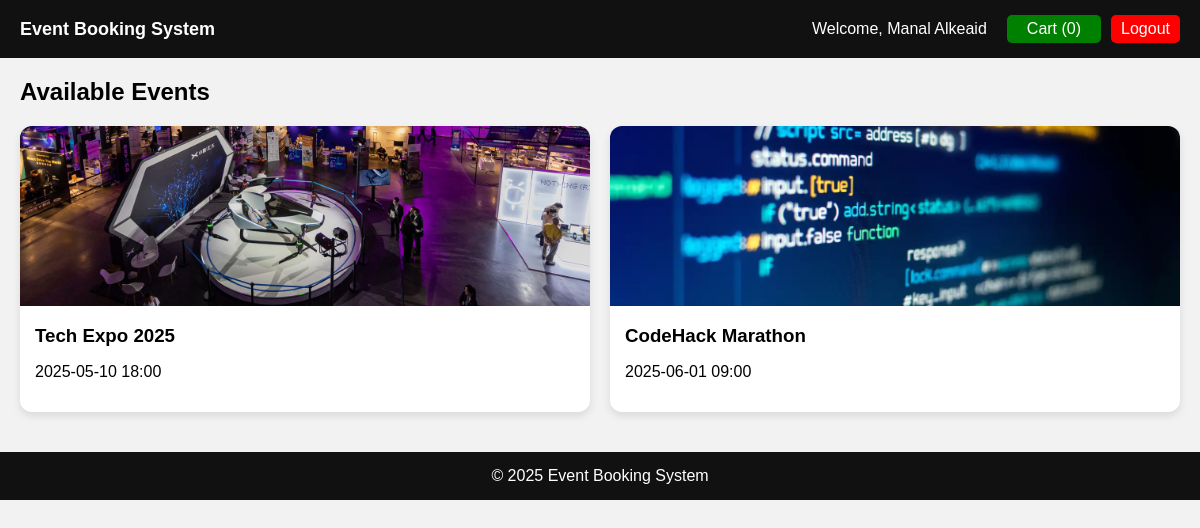
The page /home.php (signed in) on the database as committed earlier.
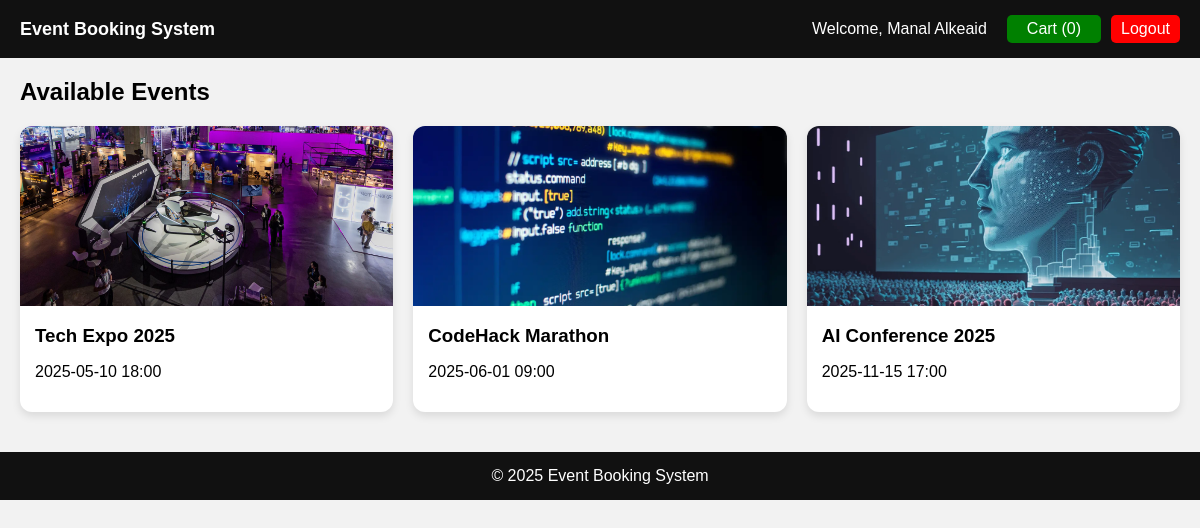
The same page on the database as committed later.
### tables this page shows
CREATE TABLE events (
    id INTEGER PRIMARY KEY AUTOINCREMENT,
    name TEXT NOT NULL,
    date TEXT NOT NULL,
    location TEXT NOT NULL,
    price REAL NOT NULL,
    image TEXT,
    max_tickets INTEGER NOT NULL
);

### home.php (the view, shortened to what this page needs)
<?php
require_once 'includes/config.php';
$name = $_SESSION['name'] ?? 'User';
$stmt = $conn->query("SELECT * FROM events");
$events = $stmt->fetchAll(PDO::FETCH_ASSOC);
?>
<!DOCTYPE html>
<html lang="en">
<head>
</head>
<body>
<header>
    <div class="brand"> <a href="home.php" style="color:white; text-decoration:none; font-weight:bold;">
        Event Booking System
    </a></div>
    <div class="header-right">
        <div class="welcome">Welcome, <?= htmlspecialchars($name) ?></div>
        <div class="cart"><a href="cart.php"
   style="background:green;
          padding:5px 10px;
          color:white;
          border-radius:5px;
          text-decoration:none;">
    Cart (<?= array_sum($_SESSION['cart'] ?? []) ?>)
</a></div>
        <a href="logout.php" class="logout">Logout</a>
    </div>
</header>
<h2>Available Events</h2>
<div class="container">
    <?php foreach ($events as $event): ?>
        <div class="card">
            <img src="images/<?= $event['image'] ?>" alt="<?= htmlspecialchars($event['name']) ?>">
            <div class="card-content">
                <h3><?= htmlspecialchars($event['name']) ?></h3>
                <p><?= $event['date'] ?></p>
            </div>
        </div>
    <?php endforeach; ?>
</div>
<footer>
    &copy; <?= date("Y") ?> Event Booking System
</footer>
</body>
</html>

### home.php (style rules this page uses)
* { box-sizing: border-box; }
body { font-family: Arial, sans-serif; margin: 0; padding: 0; background: #f2f2f2; }
header { background: #111; color: white; padding: 15px 20px; display: flex; justify-content: space-between; align-items: center; }
.brand { font-size: 18px; font-weight: bold; }
.header-right { display: flex; align-items: center; gap: 10px; }
.cart { background: green; color: white; padding: 5px 10px; border-radius: 5px; }
.logout { background: red; color: white; padding: 5px 10px; border-radius: 5px; text-decoration: none; }
.welcome { margin-right: 10px; }
h2 { padding: 20px; margin: 0; }
.container { padding: 0 20px 40px; display: grid; grid-template-columns: repeat(auto-fit, minmax(280px, 1fr)); gap: 20px; }
.card { background: white; border-radius: 12px; overflow: hidden; box-shadow: 0 4px 8px rgba(0,0,0,0.1); position: relative; transition: 0.3s; }
.card img { width: 100%; height: 180px; object-fit: cover; }
.card-content { padding: 15px; }
.card-content h3 { margin: 0 0 10px; }
footer { background: #111; color: white; text-align: center; padding: 15px; }

Rows that differ between the two databases and show on the page:
added events: image (picture), name "AI Conference 2025", date "2025-11-15 17:00"
